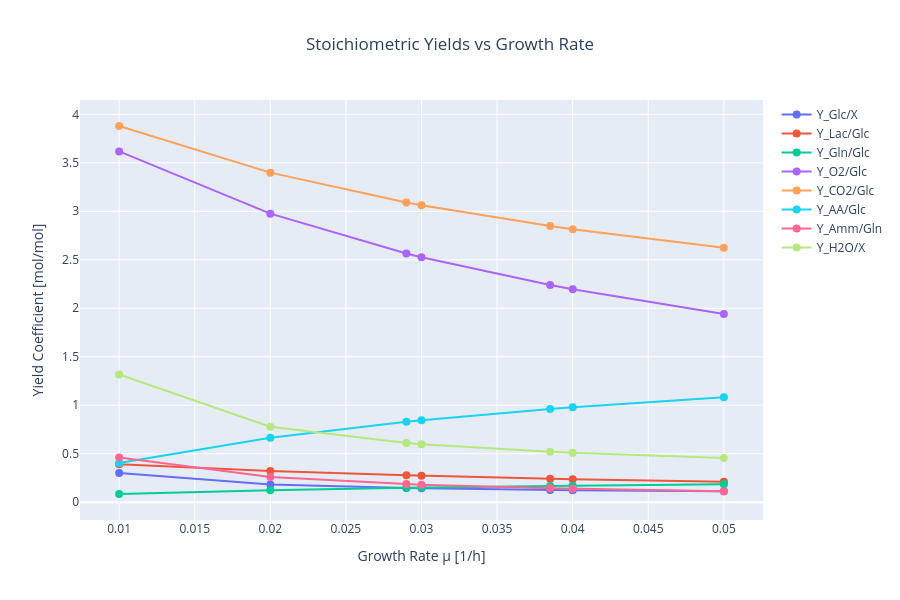

Notebook code cell kept with this figure:
### Markdown cell above
## 8. Visualize Yield Coefficients vs Growth Rate

### Code cell
# Create figure for yields
fig = go.Figure()

for yield_name in yields_df.columns:
    fig.add_trace(
        go.Scatter(
            x=yields_df.index,
            y=yields_df[yield_name],
            mode='lines+markers',
            name=yield_name,
            line=dict(width=2),
            marker=dict(size=8)
        )
    )

fig.update_layout(
    title=dict(
        text="Stoichiometric Yields vs Growth Rate",
        x=0.5,
        xanchor='center'
    ),
    xaxis_title="Growth Rate μ [1/h]",
    yaxis_title="Yield Coefficient [mol/mol]",
    height=600,
    showlegend=True,
    hovermode='x unified'
)

fig.show()

### Figure 1 — Plotly figure (JSON) as saved in the notebook; plotly's stock layout.template omitted (floating-point values rounded to 4 significant figures)
{"data": [{"line": {"width": 2}, "marker": {"size": 8}, "mode": "lines+markers", "name": "Y_Glc/X", "type": "scatter", "x": [0.01, 0.02, 0.029, 0.03, 0.03851, 0.04, 0.05], "y": [0.3017, 0.1834, 0.1467, 0.144, 0.1265, 0.1242, 0.1124]}, {"line": {"width": 2}, "marker": {"size": 8}, "mode": "lines+markers", "name": "Y_Lac/Glc", "type": "scatter", "x": [0.01, 0.02, 0.029, 0.03, 0.03851, 0.04, 0.05], "y": [0.3921, 0.3225, 0.2781, 0.2739, 0.2428, 0.238, 0.2105]}, {"line": {"width": 2}, "marker": {"size": 8}, "mode": "lines+markers", "name": "Y_Gln/Glc", "type": "scatter", "x": [0.01, 0.02, 0.029, 0.03, 0.03851, 0.04, 0.05], "y": [0.08509, 0.1239, 0.1486, 0.1509, 0.1683, 0.1709, 0.1863]}, {"line": {"width": 2}, "marker": {"size": 8}, "mode": "lines+markers", "name": "Y_O2/Glc", "type": "scatter", "x": [0.01, 0.02, 0.029, 0.03, 0.03851, 0.04, 0.05], "y": [3.617, 2.975, 2.566, 2.527, 2.24, 2.196, 1.942]}, {"line": {"width": 2}, "marker": {"size": 8}, "mode": "lines+markers", "name": "Y_CO2/Glc", "type": "scatter", "x": [0.01, 0.02, 0.029, 0.03, 0.03851, 0.04, 0.05], "y": [3.879, 3.398, 3.091, 3.062, 2.847, 2.815, 2.624]}, {"line": {"width": 2}, "marker": {"size": 8}, "mode": "lines+markers", "name": "Y_AA/Glc", "type": "scatter", "x": [0.01, 0.02, 0.029, 0.03, 0.03851, 0.04, 0.05], "y": [0.4038, 0.6642, 0.8305, 0.8462, 0.9627, 0.9805, 1.084]}, {"line": {"width": 2}, "marker": {"size": 8}, "mode": "lines+markers", "name": "Y_Amm/Gln", "type": "scatter", "x": [0.01, 0.02, 0.029, 0.03, 0.03851, 0.04, 0.05], "y": [0.4608, 0.2604, 0.1872, 0.1815, 0.1443, 0.1393, 0.113]}, {"line": {"width": 2}, "marker": {"size": 8}, "mode": "lines+markers", "name": "Y_H2O/X", "type": "scatter", "x": [0.01, 0.02, 0.029, 0.03, 0.03851, 0.04, 0.05], "y": [1.317, 0.7787, 0.6117, 0.5993, 0.52, 0.5096, 0.4557]}], "layout": {"height": 600, "hovermode": "x unified", "showlegend": true, "title": {"text": "Stoichiometric Yields vs Growth Rate", "x": 0.5, "xanchor": "center"}, "xaxis": {"title": {"text": "Growth Rate μ [1/h]"}}, "yaxis": {"title": {"text": "Yield Coefficient [mol/mol]"}}}}
